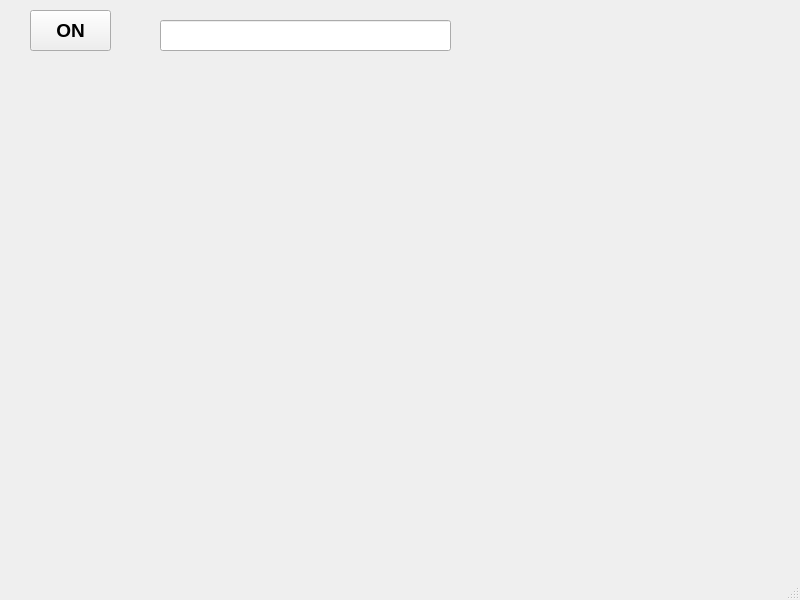
<?xml version="1.0" encoding="UTF-8"?>
<ui version="4.0">
 <class>MainWindow</class>
 <widget class="QMainWindow" name="MainWindow">
  <property name="geometry">
   <rect>
    <x>0</x>
    <y>0</y>
    <width>800</width>
    <height>600</height>
   </rect>
  </property>
  <property name="windowTitle">
   <string>MainWindow</string>
  </property>
  <widget class="QWidget" name="centralwidget">
   <widget class="QPushButton" name="pushButton">
    <property name="geometry">
     <rect>
      <x>30</x>
      <y>10</y>
      <width>81</width>
      <height>41</height>
     </rect>
    </property>
    <property name="font">
     <font>
      <pointsize>14</pointsize>
      <weight>75</weight>
      <bold>true</bold>
     </font>
    </property>
    <property name="text">
     <string>ON</string>
    </property>
   </widget>
   <widget class="QLineEdit" name="lineEdit">
    <property name="geometry">
     <rect>
      <x>160</x>
      <y>20</y>
      <width>291</width>
      <height>31</height>
     </rect>
    </property>
   </widget>
  </widget>
  <widget class="QMenuBar" name="menubar">
   <property name="geometry">
    <rect>
     <x>0</x>
     <y>0</y>
     <width>800</width>
     <height>21</height>
    </rect>
   </property>
  </widget>
  <widget class="QStatusBar" name="statusbar"/>
 </widget>
 <resources/>
 <connections/>
</ui>
